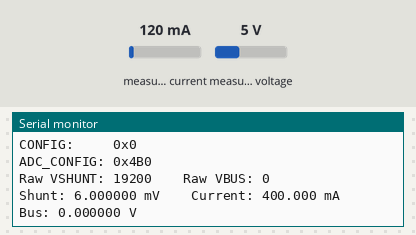
Bench run of a sketch on a simulated Seeed XIAO ESP32-C3. Parts: the last lines printed to the serial monitor. Wiring (inferred from the names in the program): INA219 current sensor at I2C address 0x40. The inputs (shaded band) are chosen by the test bench; at power-on: measured current 120 mA, measured voltage 5 V.

Above: at 3.2 s.
3.3 s: measured current set to 40 mA
At 4.6 s:
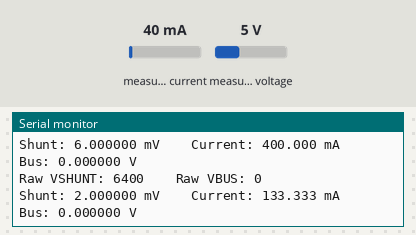
4.8 s: measured current set to 500 mA
At 6.4 s:
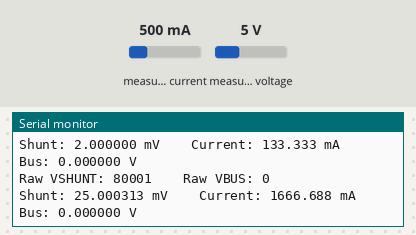
Timing chart, 0 to 7.9 s (numbered marks = the images above; inputs shaded):
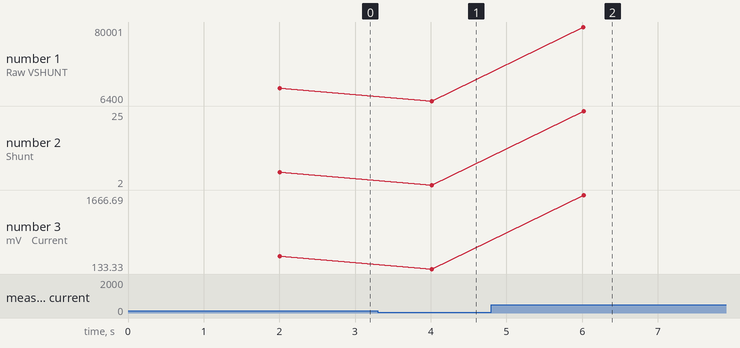

Measured:
- after the input at 3.3 s, the serial monitor: prints a new line after 0.71 s (image 1)
- after the input at 4.8 s, the serial monitor: prints a new line after 1.2 s (image 2)
- plotted number 1: 19200 → 6400 after the input at 3.3 s, 6400 → 80001 after the input at 4.8 s
- plotted number 2: 6 → 2 after the input at 3.3 s, 2 → 25 after the input at 4.8 s
- plotted number 3: 400 → 133.33 after the input at 3.3 s, 133.33 → 1666.69 after the input at 4.8 s

The sketch:

average-monitor.sh.ino
```cpp
#include <Wire.h>

// -----------------------------------------------------------------------------
// INA228 I2C configuration
// -----------------------------------------------------------------------------

// The INA228 is at address 0x40 with the address pins configured as they are
// on our breakout board.
constexpr uint8_t INA228_ADDRESS = 0x40;

// Register addresses from the INA228 datasheet.
constexpr uint8_t REG_CONFIG     = 0x00;
constexpr uint8_t REG_ADC_CONFIG = 0x01;
constexpr uint8_t REG_VSHUNT     = 0x04;
constexpr uint8_t REG_VBUS       = 0x05;

// The physical resistor marked "R015" on the breakout is nominally 0.015 ohms.
constexpr double SHUNT_OHMS = 0.015;


// -----------------------------------------------------------------------------
// Read a 16-bit INA228 register
// -----------------------------------------------------------------------------

uint16_t readRegister16(uint8_t reg) {

  // Start talking to the INA228.
  Wire.beginTransmission(INA228_ADDRESS);

  // Tell the INA228 which register we want to read.
  Wire.write(reg);

  // Finish the write, but keep control of the I2C bus because a read follows.
  if (Wire.endTransmission(false) != 0) {
    Serial.println("ERROR: could not select 16-bit register");
    return 0;
  }

  // Ask the INA228 to send us two bytes.
  if (Wire.requestFrom(INA228_ADDRESS, (uint8_t)2) != 2) {
    Serial.println("ERROR: expected 2 bytes");
    return 0;
  }

  // The INA228 sends the most-significant byte first.
  uint16_t value = ((uint16_t)Wire.read() << 8);

  // Add the least-significant byte.
  value |= (uint16_t)Wire.read();

  return value;
}


// -----------------------------------------------------------------------------
// Write a 16-bit INA228 register
// -----------------------------------------------------------------------------

void writeRegister16(uint8_t reg, uint16_t value) {

  // Start an I2C write to the INA228.
  Wire.beginTransmission(INA228_ADDRESS);

  // First byte tells the INA which register we want to change.
  Wire.write(reg);

  // Send the high byte of the 16-bit value.
  Wire.write((uint8_t)(value >> 8));

  // Send the low byte.
  Wire.write((uint8_t)(value & 0xFF));

  // Finish the transaction.
  Wire.endTransmission();
}


// -----------------------------------------------------------------------------
// Read a 24-bit INA228 register
// -----------------------------------------------------------------------------

uint32_t readRegister24(uint8_t reg) {

  // Select the register.
  Wire.beginTransmission(INA228_ADDRESS);
  Wire.write(reg);

  if (Wire.endTransmission(false) != 0) {
    Serial.println("ERROR: could not select 24-bit register");
    return 0;
  }

  // VSHUNT and VBUS are each stored in three bytes.
  if (Wire.requestFrom(INA228_ADDRESS, (uint8_t)3) != 3) {
    Serial.println("ERROR: expected 3 bytes");
    return 0;
  }

  uint32_t value = 0;

  // Assemble the three incoming bytes into one 24-bit number.
  value |= ((uint32_t)Wire.read() << 16);
  value |= ((uint32_t)Wire.read() << 8);
  value |= ((uint32_t)Wire.read());

  return value;
}


// -----------------------------------------------------------------------------
// Convert a 20-bit two's-complement number into a normal signed integer
// -----------------------------------------------------------------------------

int32_t signExtend20(uint32_t value) {

  // Keep only the lower 20 bits.
  value &= 0xFFFFF;

  // Bit 19 is the sign bit.
  //
  // If it is set, this is a negative value. Fill the upper bits with 1s so
  // the ESP32 interprets it correctly as a signed 32-bit integer.
  if (value & 0x80000) {
    value |= 0xFFF00000;
  }

  return (int32_t)value;
}


// -----------------------------------------------------------------------------
// Arduino setup
// -----------------------------------------------------------------------------

void setup() {

  // Start the USB serial connection so we can see measurements.
  Serial.begin(115200);

  // Give the serial port a moment to initialize.
  delay(2000);

  // Start I2C.
  //
  // On the XIAO ESP32-C3:
  // D4 = SDA
  // D5 = SCL
  Wire.begin(D4, D5);

  Serial.println();
  Serial.println("INA228 precision comparison test");
  Serial.println("--------------------------------");


  // ---------------------------------------------------------------------------
  // Configure the ADC
  // ---------------------------------------------------------------------------
  //
  // INA228 reset value for ADC_CONFIG is 0xFB68.
  //
  // Bits 2:0 control averaging:
  //
  //   000 = 1 sample
  //   001 = 4 samples
  //   010 = 16 samples
  //   011 = 64 samples
  //
  // Changing the final bits from 000 to 011 gives:
  //
  //   0xFB68 -> 0xFB6B
  //
  // Everything else remains at its default:
  //   - continuous measurement
  //   - bus voltage enabled
  //   - shunt voltage enabled
  //   - temperature enabled
  //   - default conversion times
  //
  // Averaging should greatly reduce the small sample-to-sample noise we were
  // seeing on the breadboard.

  writeRegister16(REG_ADC_CONFIG, 0xFB6B);

  // Read the registers back so we can confirm the device accepted the setting.
  uint16_t config = readRegister16(REG_CONFIG);
  uint16_t adcConfig = readRegister16(REG_ADC_CONFIG);

  Serial.print("CONFIG:     0x");
  Serial.println(config, HEX);

  Serial.print("ADC_CONFIG: 0x");
  Serial.println(adcConfig, HEX);

  Serial.println();
}


// -----------------------------------------------------------------------------
// Main measurement loop
// -----------------------------------------------------------------------------

void loop() {

  // ---------------------------------------------------------------------------
  // Read shunt voltage
  // ---------------------------------------------------------------------------

  // Read the complete 24-bit VSHUNT register.
  uint32_t rawShuntRegister = readRegister24(REG_VSHUNT);

  // Bits 23:4 contain the actual 20-bit measurement.
  //
  // Bits 3:0 are reserved, so throw them away.
  uint32_t rawShunt20Unsigned = rawShuntRegister >> 4;

  // Shunt voltage can be positive or negative, so convert the 20-bit
  // two's-complement number into a signed integer.
  int32_t rawShunt20 = signExtend20(rawShunt20Unsigned);

  // CONFIG.ADCRANGE is 0 in our setup.
  //
  // According to the INA228 datasheet, each ADC count therefore represents:
  //
  //   312.5 nanovolts
  //
  // 312.5 nV = 312.5 × 10^-9 volts.
  double shuntVoltage = rawShunt20 * 312.5e-9;

  // Current follows Ohm's law:
  //
  //   current = voltage / resistance
  //
  // The breakout's shunt is marked R015, meaning nominally 0.015 ohms.
  double current = shuntVoltage / SHUNT_OHMS;


  // ---------------------------------------------------------------------------
  // Read bus voltage
  // ---------------------------------------------------------------------------

  // Read the complete 24-bit VBUS register.
  uint32_t rawBusRegister = readRegister24(REG_VBUS);

  // As with VSHUNT, the actual 20-bit measurement is stored in bits 23:4.
  uint32_t rawBus20 = rawBusRegister >> 4;

  // Each VBUS ADC count represents 195.3125 microvolts.
  //
  // 195.3125 uV = 195.3125 × 10^-6 volts.
  double busVoltage = rawBus20 * 195.3125e-6;


  // ---------------------------------------------------------------------------
  // Print everything
  // ---------------------------------------------------------------------------

  // Showing the raw counts lets us distinguish an ADC/input problem from a
  // software conversion problem.
  Serial.print("Raw VSHUNT: ");
  Serial.print(rawShunt20);

  Serial.print("    Raw VBUS: ");
  Serial.print(rawBus20);

  Serial.println();

  Serial.print("Shunt: ");
  Serial.print(shuntVoltage * 1000.0, 6);
  Serial.print(" mV");

  Serial.print("    Current: ");
  Serial.print(current * 1000.0, 3);
  Serial.print(" mA");

  Serial.print("    Bus: ");
  Serial.print(busVoltage, 6);
  Serial.println(" V");

  Serial.println();

  // Wait two seconds before the next displayed measurement.
  delay(2000);
}
```
